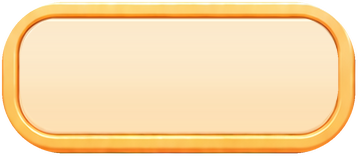
#> input picture temp/ui-redesign-handoff-20260929/assets/panels/home-nav.png, 358 x 156 px
$ python prepare-floating-world-logo.py ../../temp/ui-redesign-handoff-20260929/assets/panels/home-nav.png
#> lines starting #> are read from the running program, lines starting #| are printed output that depends on the picture
"""Prepare supplied original logo artwork; no network, game runtime or third-party API.
Usage: python tools/art/prepare-floating-world-logo.py <magenta-source.png>
Requires Pillow. Recreates only the three known logo outputs in this pack.
"""
from pathlib import Path
import sys
from PIL import Image

root = Path(__file__).resolve().parents[2]
source = Path(sys.argv[1])
image = Image.open(source).convert('RGB')
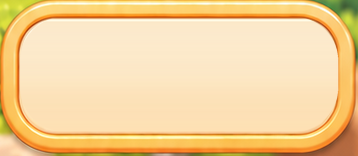
#> image: PIL image 358x156 RGB; mean R, G, B 244.4, 210.6, 154.9
output = root / 'public/art/floating-world-v1/brand'
output.mkdir(parents=True, exist_ok=True)
pixels = []
data = image.get_flattened_data() if hasattr(image, 'get_flattened_data') else image.getdata()
for r, g, b in data:
    excess = min(r, b) - g
    alpha = 1.0 if excess <= 15 else max(0.0, (145.0 - excess) / 130.0)
    if alpha <= 0.005:
        pixels.append((0, 0, 0, 0))
    else:
        # Unmatte the generated magenta fringe; legitimate artwork has no magenta.
        rr = round(max(0, min(255, (r - (1-alpha)*255) / alpha)))
        gg = round(max(0, min(255, g / alpha)))
        bb = round(max(0, min(255, (b - (1-alpha)*255) / alpha)))
        pixels.append((rr, gg, bb, round(alpha*255)))
#> this loop made 55848 passes
#> (r, g, b, excess, rr, gg, bb) on passes 1 to 12: (204, 209, 60, -149, 204, 209, 60), (204, 209, 59, -150, 204, 209, 59), (204, 209, 59, -150, 204, 209, 59), (205, 209, 57, -152, 205, 209, 57), (205, 209, 55, -154, 205, 209, 55), (204, 209, 54, -155, 204, 209, 54), (206, 210, 53, -157, 206, 210, 53), (207, 211, 53, -158, 207, 211, 53), (207, 211, 53, -158, 207, 211, 53), (207, 211, 55, -156, 207, 211, 55), (208, 212, 57, -155, 208, 212, 57), (209, 213, 59, -154, 209, 213, 59)
#> (excess, rr, gg, bb) on passes 61 to 66: (-111, 243, 181, 70), (-110, 243, 181, 71), (-107, 244, 181, 74), (-107, 242, 180, 73), (-108, 241, 179, 71), (-109, 241, 179, 70)
#> after the loop, pixels = 55848 items
rgba = Image.new('RGBA', image.size)
#> rgba: PIL image 358x156 RGBA; every value is 0
rgba.putdata(pixels)
bounds = rgba.getchannel('A').getbbox()
#> bounds = (0, 0, 358, 156)
if not bounds:
    raise RuntimeError('Keying removed all artwork')
rgba = rgba.crop(bounds)
pad = 24
padded = Image.new('RGBA', (rgba.width + pad*2, rgba.height + pad*2), (0, 0, 0, 0))
#> padded: PIL image 406x204 RGBA; every value is 0
padded.alpha_composite(rgba, (pad, pad))
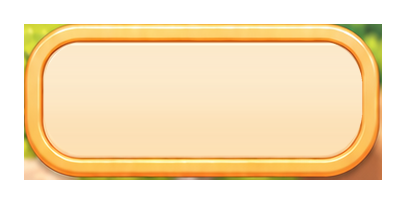
#> padded: PIL image 406x204 RGBA; mean R, G, B, A 164.8, 142, 104.4, 171.9; transparent parts drawn white
for width in (512, 1024):
    resized = padded.resize((width, round(padded.height * width / padded.width)), Image.Resampling.LANCZOS)
    resized.save(output / f'logo-{width}.png', optimize=True)
    if width == 1024:
        resized.save(output / 'logo-1024.webp', lossless=True, method=6)
    alpha = resized.getchannel('A')
    print(f'logo-{width}: {resized.size}, alpha range {alpha.getextrema()}')
#> this loop made 2 passes
#| logo-512: (512, 257), alpha range (0, 255)
#| logo-1024: (1024, 515), alpha range (0, 255)
#> pass 1, `resized = padded.resize((width, round(padded.height * width / padded.w..`:
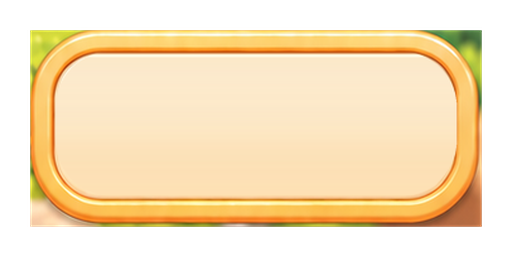
#> resized: PIL image 512x257 RGBA; mean R, G, B, A 167.3, 144.1, 105.4, 171.9; transparent parts drawn white
#> pass 1, `alpha = resized.getchannel('A')`:
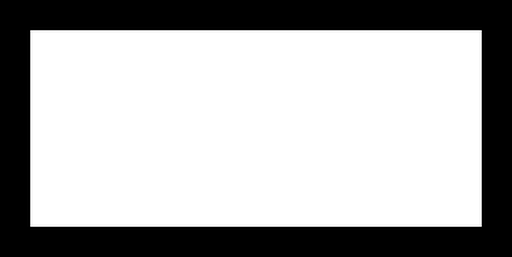
#> alpha: PIL image 512x257 L; min 0, max 255, mean 171.9
print('Key source:', source)

$ run again, on temp/ui-redesign-handoff-20260929/assets/panels/home-secondary.png
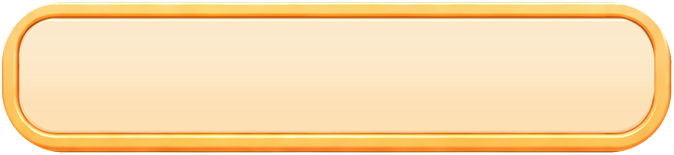
#> input picture temp/ui-redesign-handoff-20260929/assets/panels/home-secondary.png, 674 x 155 px
#> the loop `for r, g, b in data:` made 104470 passes
#> (r, g, b, excess, rr, gg, bb) on passes 1 to 8: (0, 0, 0, 0, 0, 0, 0), (0, 0, 0, 0, 0, 0, 0), (0, 0, 0, 0, 0, 0, 0), (0, 0, 0, 0, 0, 0, 0), (0, 0, 0, 0, 0, 0, 0), (0, 0, 0, 0, 0, 0, 0), (0, 0, 0, 0, 0, 0, 0), (0, 0, 0, 0, 0, 0, 0)
#> after the loop `for r, g, b in data:`: pixels = 104470 items
#> bounds = (0, 0, 674, 155)
#> the loop `for width in (512, 1024):` made 2 passes
#| logo-512: (512, 144), alpha range (0, 255)
#| logo-1024: (1024, 288), alpha range (0, 255)
#> pass 1, `alpha = resized.getchannel('A')`:
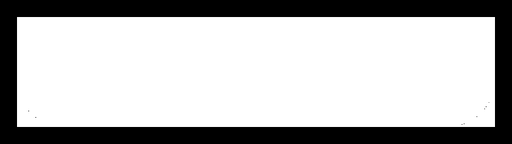
#> alpha: PIL image 512x144 L; min 0, max 255, mean 181.7
#> pass 2, `resized = padded.resize((width, round(padded.height * width / padded.w..`:
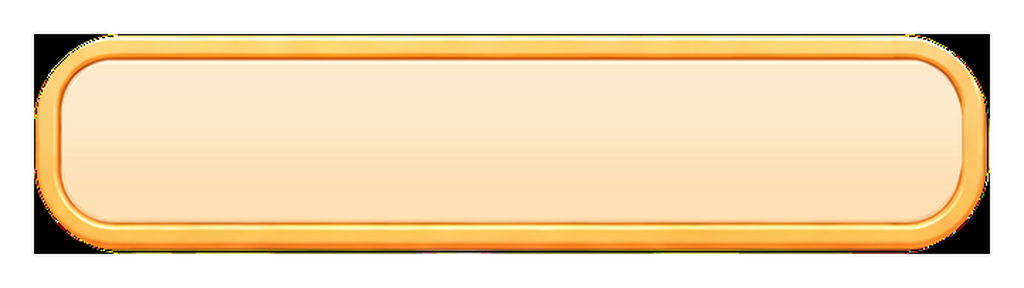
#> resized: PIL image 1024x288 RGBA; mean R, G, B, A 170.3, 148, 112.1, 181.7; transparent parts drawn white
